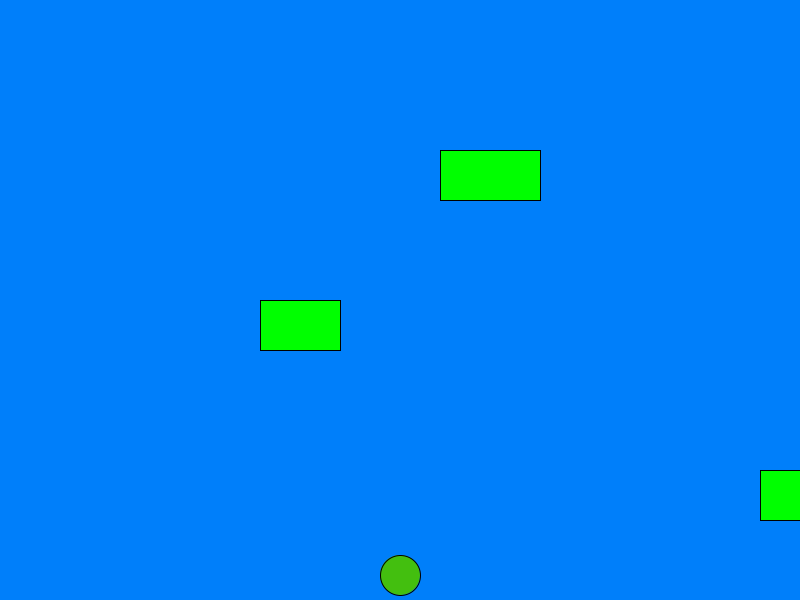
Frame 1 (no input)
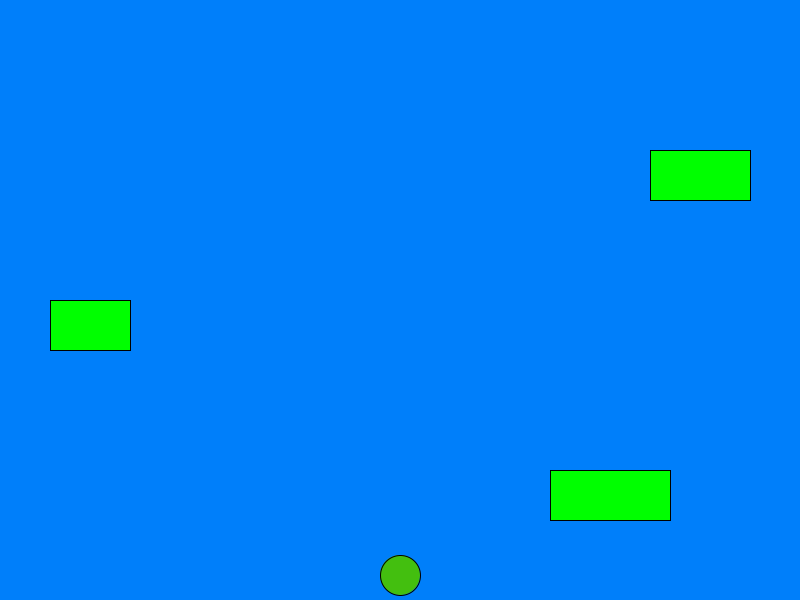
Frame 60 (the mouse pressed at the canvas centre just before this capture)
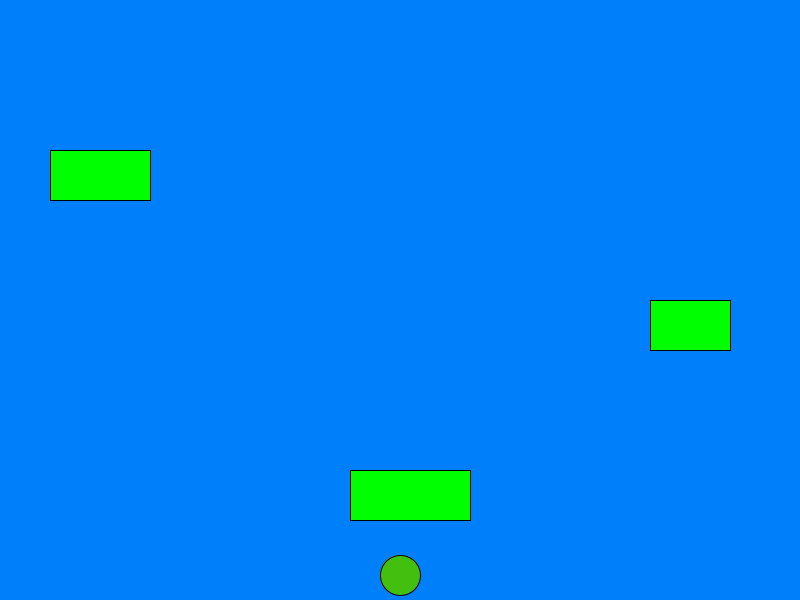
Frame 120 (the mouse held since frame 60 and released just before this capture)

The Processing sketch that drew these frames (run headless with seeded random() and noise(); from frame 60 on, the mouse is pressed at the canvas centre):

// Processing sketch: Frogger
// ── Frogger.pde
int frogX=400;
int frogY=575;
int frogJumpDistance=25;
Car car2=new Car( 450, 150, 100, 10);
Car car3=new Car(750, 470, 120, 10);
 Car car=new Car(250,300,80,10);
void setup() {
  size(800, 600);
}

void draw() {
  frogInBounds();
  background(#007FFA);
  fill(#43BF0F);
  ellipse(frogX, frogY, 40, 40);
  car.moveCarRight();  
car.display();
car2.moveCarLeft();
car2.display();
car3.moveCarRight();
car3.display();
if(intersects(car)){
  frogX=400;
  frogY=575;
}
if(intersects(car2)){
  frogY=400;
  frogY=575;
}
if(intersects(car3)){
  frogX=400;
  frogY=575;
}
}
void keyPressed()
{
  if (key == CODED) {
    if (keyCode == UP)
    {
      frogY=frogY-frogJumpDistance;
    } else if (keyCode == DOWN)
    {
      frogY=frogY+frogJumpDistance;
    } else if (keyCode == RIGHT)
    {
      frogX=frogX+frogJumpDistance;
    } else if (keyCode == LEFT)
    {
      frogX=frogX-frogJumpDistance;
    }
  }
}

boolean frogInBounds() {
  if(frogX>=800){
    frogX-=frogJumpDistance;
    return true;
  }
  else if(frogX<=0){
    frogX+=frogJumpDistance;
    return true;
  }
  else if(frogY>=600){
    frogY-=frogJumpDistance;
    return true;
  }
  else if(frogY<=0){
    frogY+=frogJumpDistance;
    return true;
  }
  else{
    return false;
  }
}
 boolean intersects(Car car) {
 if ((frogY > car.getY() && frogY < car.getY()+50) &&
                (frogX > car.getX() && frogX < car.getX()+car.getSize())) {
   return true;
  }
 else  {
  return false;
 }
}

public class Car {
  int carX;
  int carY;
  int carSize;
  int carSpeed;
  void display(){
 
    fill(0,255,0);
    rect(carX , carY,  carSize, 50);
  }
 void moveCarRight(){
   carX+=carSpeed;
  
   if(carX>=width){
     carX=0;
   }
 }
 void moveCarLeft(){
   carX-=carSpeed;
   
   if(carX<=0){
     carX=width;
   }
   
 }
  Car(int carX, int carY, int carSize , int carSpeed){
    this.carX=carX;
    this.carY=carY;
    this.carSize=carSize;
    this.carSpeed=carSpeed;
  }
 int getX(){
    return carX;
  }
 int getY(){
   return carY; 
  }
int getSize(){
  return carSize;
  }
  
}
